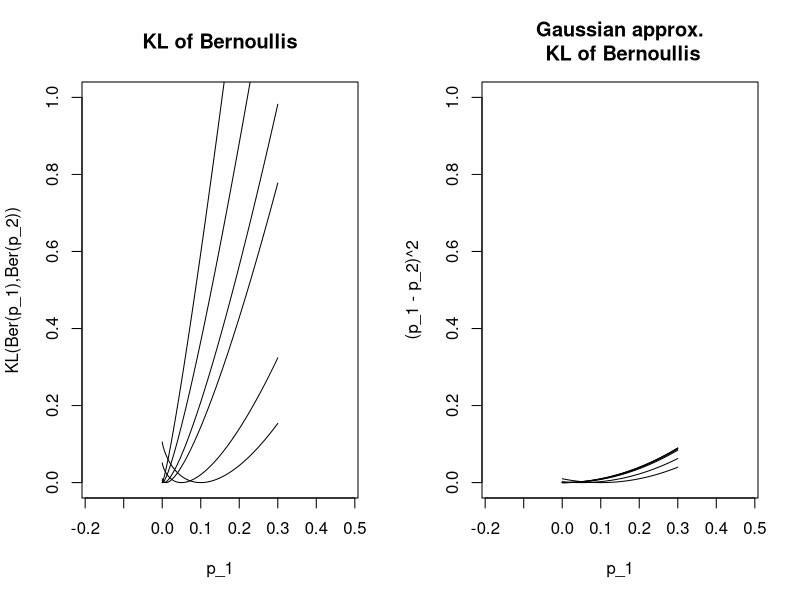
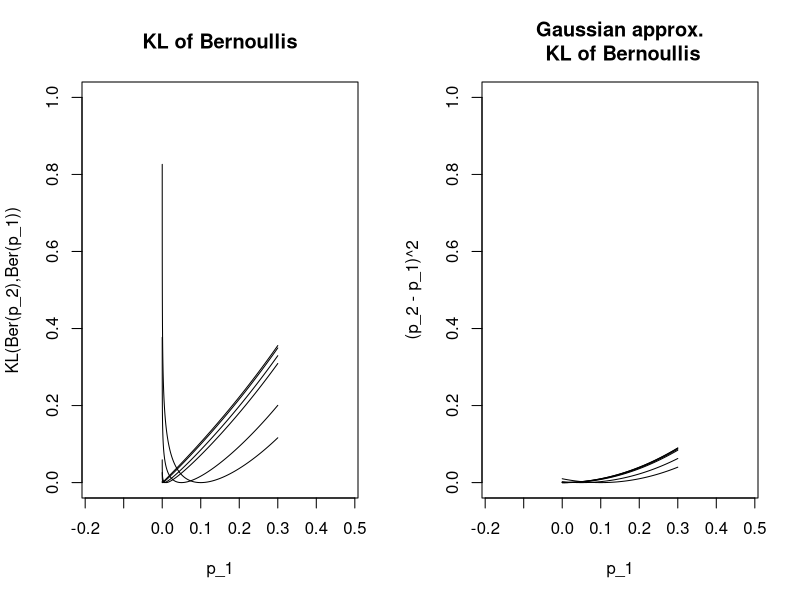
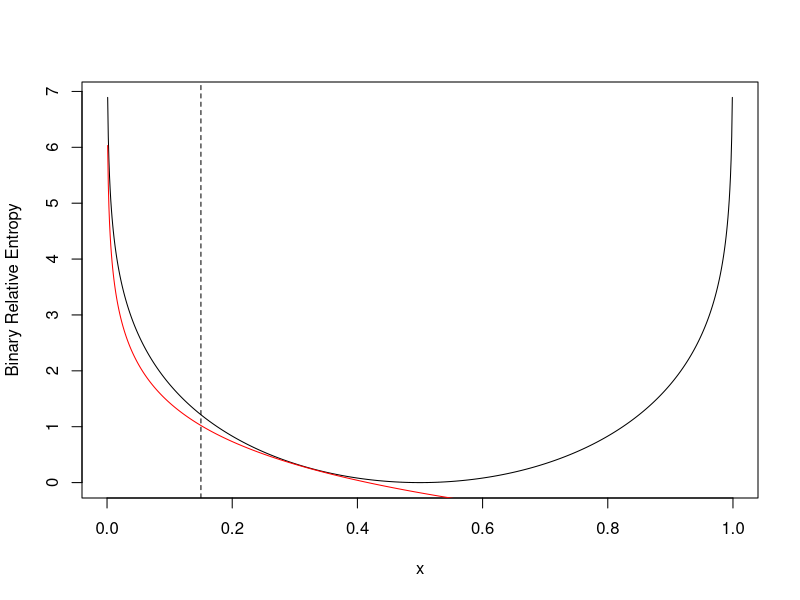
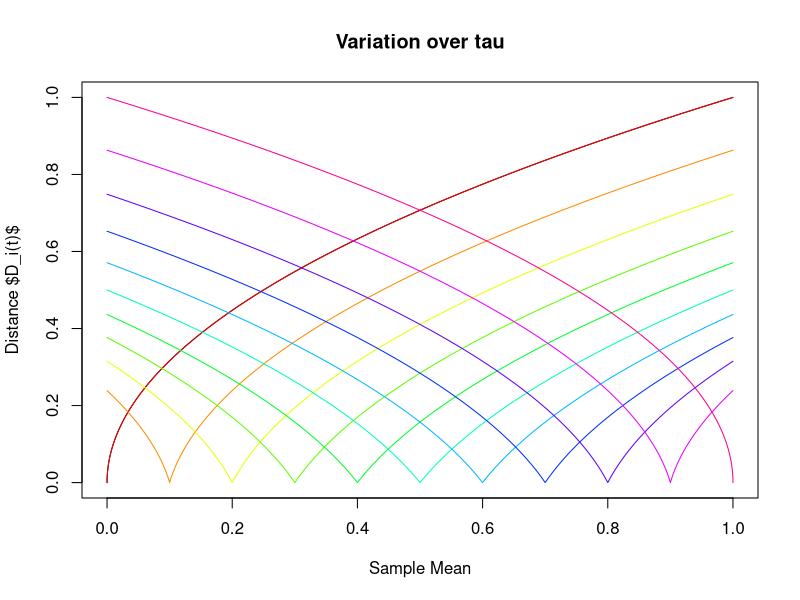
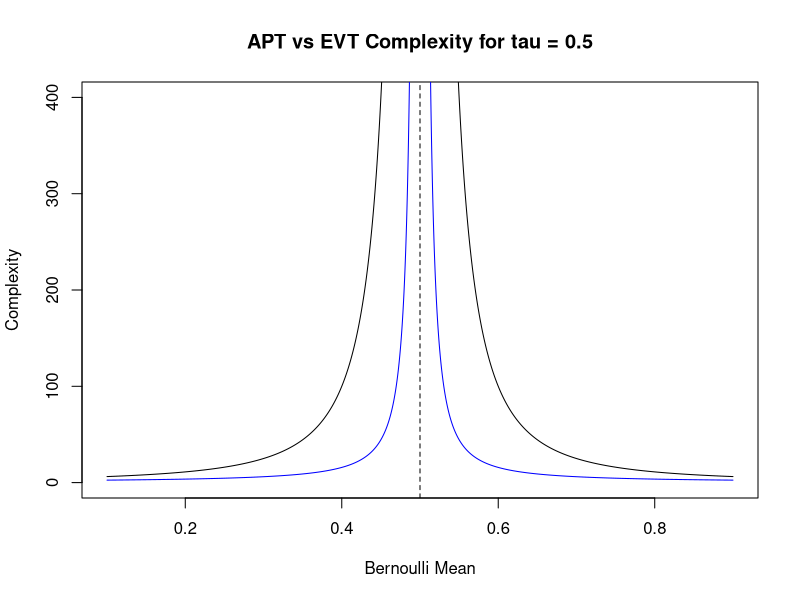

Recreate these plots in R, in order.
## ---- chunk 1
KL_ber <- function(p,q) p*log(p/q) + (1-p)*log((1-p)/(1-q))
par(mfcol = c(1,2))

plot(x = 1, y = 1, xlim = c(0, 0.3), ylim = c(0, 1), type = "n", asp = 1,
     xlab = "p_1", ylab = "KL(Ber(p_1),Ber(p_2))", main = "KL of Bernoullis")
for(i in c(0.0001,0.001, 0.005,0.01,0.05,0.1)) {
  lines(seq(0.00001,0.3, by = 0.000005),
       KL_ber(seq(0.00001,0.3, by = 0.000005),i))
}

plot(x = 1, y = 1, xlim = c(0, 0.3), ylim = c(0, 1), type = "n", asp = 1,
     xlab = "p_1", ylab = "(p_1 - p_2)^2", main = "Gaussian approx.\n KL of Bernoullis")
for(i in c(0.0001,0.001, 0.005,0.01,0.05,0.1)) {
  lines(seq(0.00001,0.3, by = 0.000005),
        (seq(0.00001,0.3, by = 0.000005)-i)^2)
}
par(mfcol = c(1,1))
## ---- chunk 2
KL_ber <- function(p,q) p*log(p/q) + (1-p)*log((1-p)/(1-q))
par(mfcol = c(1,2))

plot(x = 1, y = 1, xlim = c(0, 0.3), ylim = c(0, 1), type = "n", asp = 1,
     xlab = "p_1", ylab = "KL(Ber(p_2),Ber(p_1))", main = "KL of Bernoullis")
for(i in c(0.0001,0.001, 0.005,0.01,0.05,0.1)) {
  lines(seq(0.00001,0.3, by = 0.000005),
        KL_ber(i,seq(0.00001,0.3, by = 0.000005)))
}

plot(x = 1, y = 1, xlim = c(0, 0.3), ylim = c(0, 1), type = "n", asp = 1,
     xlab = "p_1", ylab = "(p_2 - p_1)^2", main = "Gaussian approx.\n KL of Bernoullis")
for(i in c(0.0001,0.001, 0.005,0.01,0.05,0.1)) {
  lines(seq(0.00001,0.3, by = 0.000005),
        (i-seq(0.00001,0.3, by = 0.000005))^2)
}
par(mfcol = c(1,1))
## ---- chunk 3
x <- seq(0,1,by = 0.001)
bre <- function(x) x * log(x/(1-x)) + (1-x) * log((1-x)/x)
plot(x,bre(x), type = "l", ylab = "Binary Relative Entropy")
lines(x, log(1/(2.4*x)), col = "red")
abline(v = 0.15, lty = 2)
## ---- chunk 4
bfun <- function(mu, tau) sqrt((mu*(1-mu))^2 + abs(tau-mu)) - mu*(1-mu)
plot(seq(0,1,0.0001), bfun(0,seq(0,1,0.0001)), type = "l",
     xlab = "Sample Mean", ylab = "Distance $D_i(t)$", main = "Variation over tau")
for(i in 1:length(seq(0,1,by=0.1))) {
  lines(seq(0,1,0.0001), bfun(seq(0,1,by=0.1)[i], seq(0,1,0.0001)), 
        col = rainbow(length(seq(0,1,by=0.1)))[i])
}
## ---- chunk 5
hevt <- function(mu, tau) {
  (mu*(1-mu))^2 * (abs(mu-tau))^{-2} + abs(mu-tau)^{-1}
}

hapt <- function(mu, tau) {
  abs(mu-tau)^{-2}
}

plot(seq(0.1,0.9,0.0001), 
     hapt(seq(0.1,0.9,0.0001), 0.5), type = "l",
     ylim = c(0,400), ylab = "Complexity", xlab = "Bernoulli Mean",
     main = "APT vs EVT Complexity for tau = 0.5")
lines(c(seq(0.1,0.9,0.0001)), 
      hevt(c(seq(0.1,0.9,0.0001)), 0.5),
      col = "blue")
abline(v = 0.5, lty = 2)
